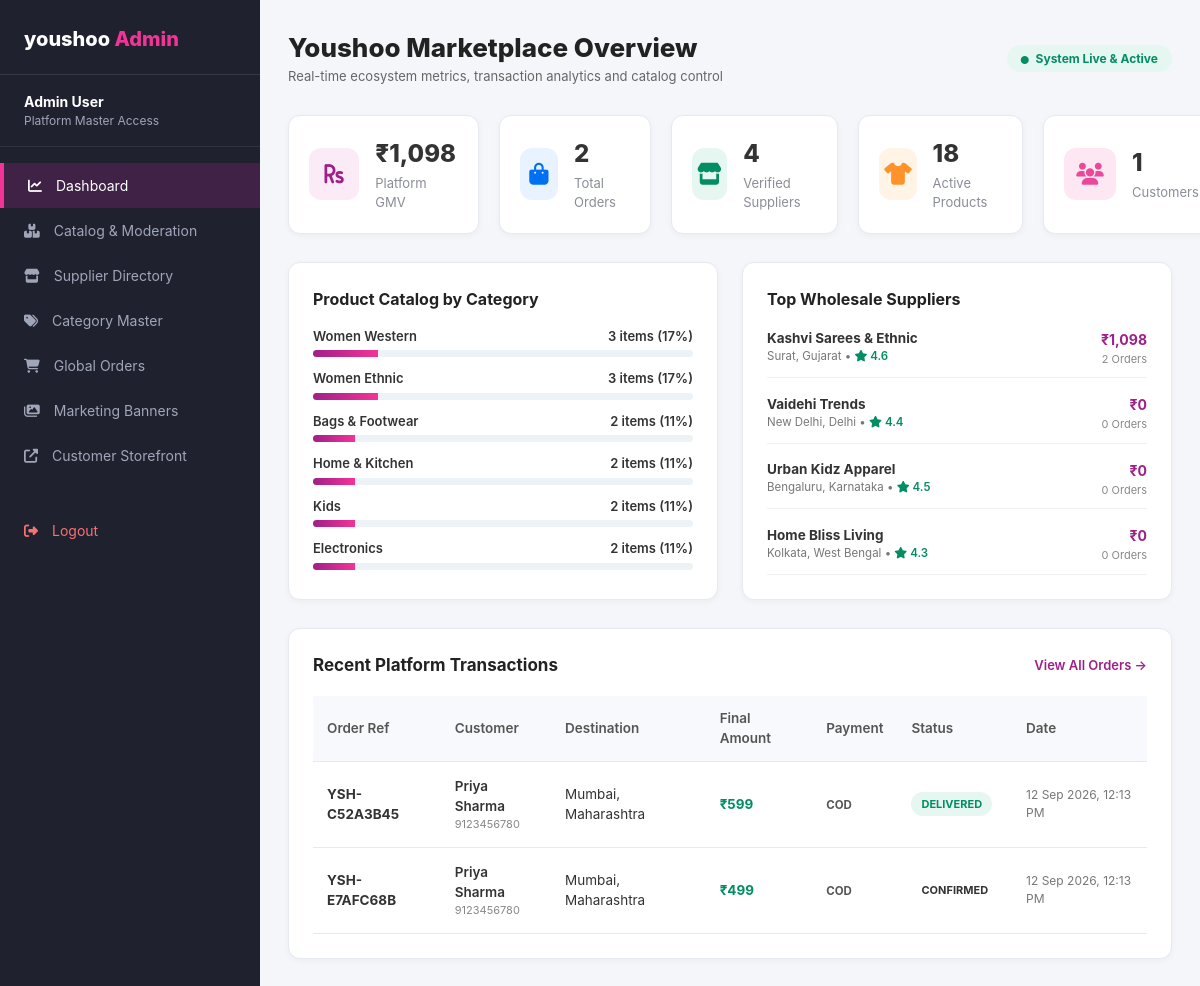
/admin/index.php (signed in), run on the app's committed database.
### tables this page shows
CREATE TABLE `suppliers` (
  `id` int NOT NULL AUTO_INCREMENT,
  `user_id` int NOT NULL,
  `shop_name` varchar(150) NOT NULL,
  `owner_name` varchar(100) NOT NULL,
  `gstin` varchar(30) DEFAULT NULL,
  `phone` varchar(20) NOT NULL,
  `business_email` varchar(120) DEFAULT NULL,
  `address` text NOT NULL,
  `city` varchar(80) NOT NULL,
  `state` varchar(80) NOT NULL,
  `pincode` varchar(10) NOT NULL,
  `bank_account` varchar(40) DEFAULT NULL,
  `bank_ifsc` varchar(20) DEFAULT NULL,
  `logo` varchar(255) DEFAULT NULL,
  `banner` varchar(255) DEFAULT NULL,
  `rating` decimal(3,2) DEFAULT '4.20',
  `followers_count` int DEFAULT '120',
  `verified` tinyint(1) DEFAULT '1',
  `commission_rate` decimal(4,2) DEFAULT '0.00',
  `created_at` datetime DEFAULT CURRENT_TIMESTAMP,
  PRIMARY KEY (`id`),
  UNIQUE KEY `user_id` (`user_id`),
  CONSTRAINT `suppliers_ibfk_1` FOREIGN KEY (`user_id`) REFERENCES `users` (`id`) ON DELETE CASCADE
);

CREATE TABLE `orders` (
  `id` int NOT NULL AUTO_INCREMENT,
  `order_number` varchar(50) NOT NULL,
  `user_id` int DEFAULT NULL,
  `total_amount` decimal(10,2) NOT NULL,
  `discount_amount` decimal(10,2) DEFAULT '0.00',
  `delivery_fee` decimal(10,2) DEFAULT '0.00',
  `final_amount` decimal(10,2) NOT NULL,
  `payment_method` enum('cod','upi','card','netbanking') DEFAULT 'cod',
  `payment_status` enum('pending','paid','failed') DEFAULT 'pending',
  `order_status` enum('placed','confirmed','shipped','out_for_delivery','delivered','cancelled') DEFAULT 'placed',
  `shipping_name` varchar(100) NOT NULL,
  `shipping_phone` varchar(20) NOT NULL,
  `shipping_address` text NOT NULL,
  `shipping_city` varchar(80) NOT NULL,
  `shipping_state` varchar(80) NOT NULL,
  `shipping_pincode` varchar(10) NOT NULL,
  `created_at` datetime DEFAULT CURRENT_TIMESTAMP,
  `updated_at` datetime DEFAULT CURRENT_TIMESTAMP ON UPDATE CURRENT_TIMESTAMP,
  PRIMARY KEY (`id`),
  UNIQUE KEY `order_number` (`order_number`)
);

### admin/index.php (the view, shortened to what this page needs)
<?php
$pdo = getDBConnection();
$stmtGMV = $pdo->query("SELECT SUM(final_amount) FROM orders WHERE order_status != 'cancelled'");
$totalGMV = (float)($stmtGMV->fetchColumn() ?: 0);
$stmtOrders = $pdo->query("SELECT COUNT(*) FROM orders");
$totalOrders = (int)($stmtOrders->fetchColumn() ?: 0);
$stmtSuppliers = $pdo->query("SELECT COUNT(*) FROM suppliers");
$totalSuppliers = (int)($stmtSuppliers->fetchColumn() ?: 0);
$stmtProds = $pdo->query("SELECT COUNT(*) FROM products WHERE status = 'approved'");
$totalProducts = (int)($stmtProds->fetchColumn() ?: 0);
$stmtCust = $pdo->query("SELECT COUNT(*) FROM users WHERE role = 'customer'");
$totalCustomers = (int)($stmtCust->fetchColumn() ?: 0);
$stmtCats = $pdo->query("SELECT c.name, COUNT(p.id) as prod_count
    FROM categories c
    LEFT JOIN products p ON c.id = p.category_id
    GROUP BY c.id
    ORDER BY prod_count DESC");
$categoryStats = $stmtCats->fetchAll();
$stmtTopSuppliers = $pdo->query("SELECT s.*,
    COUNT(DISTINCT oi.order_id) as orders_count,
    COALESCE(SUM(oi.total_price), 0) as total_earned
    FROM suppliers s
    LEFT JOIN order_items oi ON s.id = oi.supplier_id
    GROUP BY s.id
    ORDER BY total_earned DESC
    LIMIT 5");
$topSuppliers = $stmtTopSuppliers->fetchAll();
$stmtRecentOrders = $pdo->query("SELECT o.*, u.email as user_email
    FROM orders o
    LEFT JOIN users u ON o.user_id = u.id
    ORDER BY o.id DESC
    LIMIT 6");
$recentOrders = $stmtRecentOrders->fetchAll();
?>
<!DOCTYPE html>
<html lang="en">
<head>
  <link rel="stylesheet" href="https://cdnjs.cloudflare.com/ajax/libs/font-awesome/6.4.0/css/all.min.css">
  <link rel="stylesheet" href="/MEESHO/assets/css/meesho.css">
</head>
<body style="background:#f4f6fa;">
  <div class="dashboard-container">
    <aside class="dashboard-sidebar">
      <div class="dash-brand">
        youshoo <span style="color:#f43397;">Admin</span>
      </div>
      <div style="padding: 16px 24px; border-bottom: 1px solid rgba(255,255,255,0.08);">
        <div style="font-size:14px; font-weight:700; color:#fff;"><?php echo htmlspecialchars($_SESSION['user_name'] ?? 'Super Admin'); ?></div>
        <div style="font-size:12px; color:#a0a5b9;">Platform Master Access</div>
      </div>
      <ul class="dash-nav">
        <li class="dash-nav-item active"><a href="/MEESHO/admin/index.php"><i class="fas fa-chart-line"></i> Dashboard</a></li>
        <li class="dash-nav-item"><a href="/MEESHO/admin/products.php"><i class="fas fa-boxes"></i> Catalog & Moderation</a></li>
        <li class="dash-nav-item"><a href="/MEESHO/admin/suppliers.php"><i class="fas fa-store"></i> Supplier Directory</a></li>
        <li class="dash-nav-item"><a href="/MEESHO/admin/categories.php"><i class="fas fa-tags"></i> Category Master</a></li>
        <li class="dash-nav-item"><a href="/MEESHO/admin/orders.php"><i class="fas fa-shopping-cart"></i> Global Orders</a></li>
        <li class="dash-nav-item"><a href="/MEESHO/admin/banners.php"><i class="fas fa-images"></i> Marketing Banners</a></li>
        <li class="dash-nav-item"><a href="/MEESHO/index.php" target="_blank"><i class="fas fa-external-link-alt"></i> Customer Storefront</a></li>
        <li class="dash-nav-item" style="margin-top:30px;"><a href="/MEESHO/logout.php" style="color:#f87171;"><i class="fas fa-sign-out-alt"></i> Logout</a></li>
      </ul>
    </aside>
    <main class="dashboard-main">
      <div style="display:flex; justify-content:space-between; align-items:center; margin-bottom:28px;">
        <div>
          <h1 style="font-size:26px; font-weight:800; color:#222;">Youshoo Marketplace Overview</h1>
          <p style="font-size:13px; color:#666;">Real-time ecosystem metrics, transaction analytics and catalog control</p>
        </div>
        <div>
          <span style="background:#e6f7f2; color:#038d63; font-size:12px; font-weight:700; padding:6px 14px; border-radius:20px;">
            <i class="fas fa-circle" style="font-size:8px; margin-right:4px;"></i> System Live & Active
          </span>
        </div>
      </div>
      <div class="kpi-cards-grid" style="grid-template-columns: repeat(5, 1fr);">
        <div class="kpi-card">
          <div class="kpi-icon purple"><i class="fas fa-rupee-sign"></i></div>
          <div class="kpi-info">
            <h3>₹<?php echo number_format($totalGMV, 0); ?></h3>
            <p>Platform GMV</p>
          </div>
        </div>
        <div class="kpi-card">
          <div class="kpi-icon blue"><i class="fas fa-shopping-bag"></i></div>
          <div class="kpi-info">
            <h3><?php echo $totalOrders; ?></h3>
            <p>Total Orders</p>
          </div>
        </div>
        <div class="kpi-card">
          <div class="kpi-icon green"><i class="fas fa-store"></i></div>
          <div class="kpi-info">
            <h3><?php echo $totalSuppliers; ?></h3>
            <p>Verified Suppliers</p>
          </div>
        </div>
        <div class="kpi-card">
          <div class="kpi-icon orange"><i class="fas fa-tshirt"></i></div>
          <div class="kpi-info">
            <h3><?php echo $totalProducts; ?></h3>
            <p>Active Products</p>
          </div>
        </div>
        <div class="kpi-card">
          <div class="kpi-icon purple" style="background:#fce7f3; color:#ec4899;"><i class="fas fa-users"></i></div>
          <div class="kpi-info">
            <h3><?php echo $totalCustomers; ?></h3>
            <p>Customers</p>
          </div>
        </div>
      </div>
      <div style="display:grid; grid-template-columns: 1fr 1fr; gap:24px; margin-bottom:28px;">
        <div class="table-card" style="margin-bottom:0;">
          <h3 style="font-size:16px; font-weight:700; color:#222; margin-bottom:16px;">Product Catalog by Category</h3>
          <div style="display:flex; flex-direction:column; gap:12px;">
            <?php foreach (array_slice($categoryStats, 0, 6) as $cs):
              $percent = $totalProducts > 0 ? round(($cs['prod_count'] / $totalProducts) * 100) : 0;
            ?>
              <div>
                <div style="display:flex; justify-content:space-between; font-size:13px; font-weight:600; margin-bottom:4px;">
                  <span><?php echo htmlspecialchars($cs['name']); ?></span>
                  <span><?php echo $cs['prod_count']; ?> items (<?php echo $percent; ?>%)</span>
                </div>
                <div style="background:#edf2f7; height:7px; border-radius:4px; overflow:hidden;">
                  <div style="background:linear-gradient(90deg, #9f2089, #f43397); height:100%; width:<?php echo $percent; ?>%;"></div>
                </div>
              </div>
            <?php endforeach; ?>
          </div>
        </div>
        <div class="table-card" style="margin-bottom:0;">
          <h3 style="font-size:16px; font-weight:700; color:#222; margin-bottom:16px;">Top Wholesale Suppliers</h3>
          <div style="display:flex; flex-direction:column; gap:14px;">
            <?php foreach ($topSuppliers as $ts): ?>
              <div style="display:flex; align-items:center; justify-content:space-between; border-bottom:1px solid #f1f1f1; padding-bottom:10px;">
                <div>
                  <div style="font-weight:700; font-size:13.5px; color:#333;"><?php echo htmlspecialchars($ts['shop_name']); ?></div>
                  <div style="font-size:11.5px; color:#777;">
                    <?php echo htmlspecialchars($ts['city'] . ', ' . $ts['state']); ?> &bull;
                    <span style="color:#038d63; font-weight:600;"><i class="fas fa-star"></i> <?php echo number_format($ts['rating'], 1); ?></span>
                  </div>
                </div>
                <div style="text-align:right;">
                  <strong style="color:#9f2089; font-size:14px;">₹<?php echo number_format($ts['total_earned'], 0); ?></strong>
                  <div style="font-size:11px; color:#888;"><?php echo $ts['orders_count']; ?> Orders</div>
                </div>
              </div>
            <?php endforeach; ?>
          </div>
        </div>
      </div>
      <div class="table-card">
        <div class="table-header-row">
          <h3 style="font-size:17px; font-weight:700; color:#222;">Recent Platform Transactions</h3>
          <a href="/MEESHO/admin/orders.php" style="font-size:13px; font-weight:600; color:#9f2089;">View All Orders &rarr;</a>
        </div>
        <table class="custom-table">
          <thead>
            <tr>
              <th>Order Ref</th>
              <th>Customer</th>
              <th>Destination</th>
              <th>Final Amount</th>
              <th>Payment</th>
              <th>Status</th>
              <th>Date</th>
            </tr>
          </thead>
          <tbody>
            <?php foreach ($recentOrders as $ro): ?>
              <tr>
                <td><strong><?php echo htmlspecialchars($ro['order_number']); ?></strong></td>
                <td>
                  <div style="font-weight:600; color:#333;"><?php echo htmlspecialchars($ro['shipping_name']); ?></div>
                  <div style="font-size:11px; color:#888;"><?php echo htmlspecialchars($ro['shipping_phone']); ?></div>
                </td>
                <td><?php echo htmlspecialchars($ro['shipping_city'] . ', ' . $ro['shipping_state']); ?></td>
                <td><strong style="color:#038d63;">₹<?php echo number_format($ro['final_amount'], 0); ?></strong></td>
                <td><span style="text-transform:uppercase; font-size:11.5px; font-weight:700; color:#555;"><?php echo $ro['payment_method']; ?></span></td>
                <td>
                  <span class="status-badge <?php echo htmlspecialchars($ro['order_status']); ?>">
                    <?php echo ucfirst($ro['order_status']); ?>
                  </span>
                </td>
                <td style="font-size:12px; color:#777;"><?php echo date('d M Y, h:i A', strtotime($ro['created_at'])); ?></td>
              </tr>
            <?php endforeach; ?>
          </tbody>
        </table>
      </div>
    </main>
  </div>
</body>
</html>

### assets/css/meesho.css (style rules this page uses)
:root { --meesho-primary: #9f2089; --meesho-primary-dark: #56034c; --meesho-primary-light: #fbebf7; --meesho-pink: #f43397; --meesho-pink-hover: #e01d81; --meesho-green: #038d63; --meesho-green-light: #e6f7f2; --meesho-star-yellow: #23bb75; --meesho-gold: #f59e0b; --meesho-dark: #333333; --meesho-gray-dark: #666666; --meesho-gray-medium: #8b8d97; --meesho-gray-light: #f0f2f5; --meesho-border: #e6e9ef; --meesho-white: #ffffff; --meesho-bg: #f8f9fa; --meesho-shadow-sm: 0 2px 6px rgba(0, 0, 0, 0.04); --meesho-shadow-md: 0 4px 16px rgba(0, 0, 0, 0.08); --meesho-shadow-lg: 0 10px 30px rgba(0, 0, 0, 0.12); --meesho-shadow-purple: 0 8px 25px rgba(159, 32, 137, 0.25); --meesho-radius: 8px; --meesho-radius-lg: 12px; --meesho-transition: all 0.25s cubic-bezier(0.16, 1, 0.3, 1); }
* { margin: 0; padding: 0; box-sizing: border-box; }
body { font-family: -apple-system, BlinkMacSystemFont, "Segoe UI", Roboto, "Helvetica Neue", Arial, sans-serif; color: var(--meesho-dark); background-color: var(--meesho-bg); line-height: 1.5; overflow-x: hidden; -webkit-font-smoothing: antialiased; }
a { color: inherit; text-decoration: none; transition: var(--meesho-transition); }
.dashboard-container { display: flex; min-height: calc(100vh - 60px); }
.dashboard-sidebar { width: 260px; background: #1f222e; color: #c2c5d1; padding: 24px 0; flex-shrink: 0; }
.dash-brand { padding: 0 24px 20px; font-size: 20px; font-weight: 800; color: #fff; border-bottom: 1px solid rgba(255, 255, 255, 0.1); }
.dash-brand span { color: var(--meesho-pink); }
.dash-nav { list-style: none; margin-top: 16px; }
.dash-nav-item a { display: flex; align-items: center; gap: 14px; padding: 12px 24px; font-size: 14px; color: #a0a5b9; transition: var(--meesho-transition); }
.dash-nav-item a:hover, .dash-nav-item.active a { color: #ffffff; background: rgba(159, 32, 137, 0.25); border-left: 4px solid var(--meesho-pink); }
.dashboard-main { flex: 1; padding: 28px; background: #f4f6fa; overflow-y: auto; }
.kpi-cards-grid { display: grid; grid-template-columns: repeat(4, 1fr); gap: 20px; margin-bottom: 28px; }
.kpi-card { background: #ffffff; border-radius: var(--meesho-radius-lg); border: 1px solid var(--meesho-border); padding: 20px; display: flex; align-items: center; gap: 16px; box-shadow: var(--meesho-shadow-sm); transition: var(--meesho-transition); }
.kpi-icon { width: 52px; height: 52px; border-radius: 12px; display: flex; align-items: center; justify-content: center; font-size: 22px; }
.kpi-icon.purple { background: var(--meesho-primary-light); color: var(--meesho-primary); }
.kpi-icon.green { background: #e6f7f2; color: #038d63; }
.kpi-icon.blue { background: #e8f3ff; color: #0070f3; }
.kpi-icon.orange { background: #fff4e6; color: #ff922b; }
.kpi-info h3 { font-size: 24px; font-weight: 800; color: var(--meesho-dark); }
.kpi-info p { font-size: 13px; color: var(--meesho-gray-medium); margin-top: 2px; }
.table-card { background: #ffffff; border-radius: var(--meesho-radius-lg); border: 1px solid var(--meesho-border); padding: 24px; box-shadow: var(--meesho-shadow-sm); margin-bottom: 28px; }
.table-header-row { display: flex; align-items: center; justify-content: space-between; margin-bottom: 18px; }
.custom-table { width: 100%; border-collapse: collapse; font-size: 13.5px; }
.custom-table th { text-align: left; padding: 12px 14px; background: #f8f9fc; color: #555; font-weight: 600; border-bottom: 1px solid var(--meesho-border); }
.custom-table td { padding: 14px; border-bottom: 1px solid var(--meesho-border); vertical-align: middle; }
.status-badge { display: inline-block; padding: 4px 10px; border-radius: 12px; font-size: 11px; font-weight: 700; text-transform: uppercase; }
.status-badge.approved, .status-badge.delivered, .status-badge.active { background: #e6f7f2; color: #038d63; }

### data on the page
suppliers: shop_name "Kashvi Sarees & Ethnic", city+state "Surat, Gujarat", rating "4.6", total_earned "1,098", orders_count "2"
suppliers: shop_name "Vaidehi Trends", city+state "New Delhi, Delhi", rating "4.4", total_earned "0", orders_count "0"
suppliers: shop_name "Urban Kidz Apparel", city+state "Bengaluru, Karnataka", rating "4.5", total_earned "0", orders_count "0"
suppliers: shop_name "Home Bliss Living", city+state "Kolkata, West Bengal", rating "4.3", total_earned "0", orders_count "0"
orders: order_number "YSH-C52A3B45", shipping_name "Priya Sharma", shipping_phone "9123456780", shipping_city+shipping_state "Mumbai, Maharashtra", final_amount "599", payment_method "COD", order_status "DELIVERED", created_at "12 Sep 2026, 12:13 PM"
orders: order_number "YSH-E7AFC68B", shipping_name "Priya Sharma", shipping_phone "9123456780", shipping_city+shipping_state "Mumbai, Maharashtra", final_amount "499", payment_method "COD", order_status "CONFIRMED", created_at "12 Sep 2026, 12:13 PM"

### other printed values
$_SESSION['user_name'] "Admin User"
$totalGMV "1,098"
$totalOrders "2"
$totalSuppliers "4"
$totalProducts "18"
$totalCustomers "1"
$cs['name'] "Women Western"
$cs['prod_count'] "3"
$percent "17"
$cs['name'] "Women Ethnic"
$cs['name'] "Bags & Footwear"
$cs['prod_count'] "2"
$percent "11"
$cs['name'] "Home & Kitchen"
$cs['name'] "Kids"
